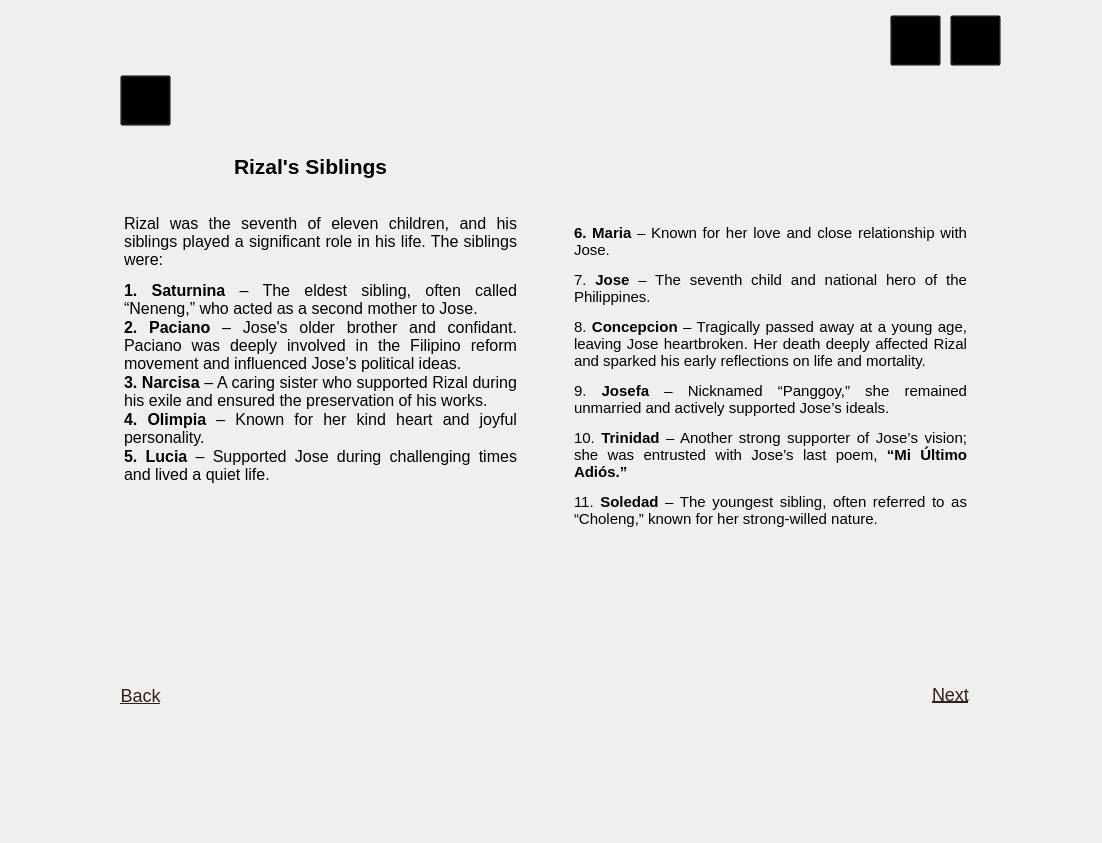
<?xml version="1.0" encoding="UTF-8"?>
<ui version="4.0">
 <class>MainWindow</class>
 <widget class="QMainWindow" name="MainWindow">
  <property name="geometry">
   <rect>
    <x>0</x>
    <y>0</y>
    <width>1102</width>
    <height>843</height>
   </rect>
  </property>
  <property name="windowTitle">
   <string>MainWindow</string>
  </property>
  <widget class="QWidget" name="centralwidget">
   <widget class="QLabel" name="bg">
    <property name="enabled">
     <bool>true</bool>
    </property>
    <property name="geometry">
     <rect>
      <x>0</x>
      <y>0</y>
      <width>1101</width>
      <height>851</height>
     </rect>
    </property>
    <property name="text">
     <string/>
    </property>
    <property name="pixmap">
     <pixmap>../reso/bg.png</pixmap>
    </property>
    <property name="scaledContents">
     <bool>true</bool>
    </property>
   </widget>
   <widget class="QPushButton" name="exitbutton">
    <property name="geometry">
     <rect>
      <x>950</x>
      <y>15</y>
      <width>51</width>
      <height>51</height>
     </rect>
    </property>
    <property name="styleSheet">
     <string notr="true">QPushButton {
    background-color: transparent;
}</string>
    </property>
    <property name="text">
     <string/>
    </property>
   </widget>
   <widget class="QPushButton" name="volumebutton">
    <property name="geometry">
     <rect>
      <x>890</x>
      <y>15</y>
      <width>51</width>
      <height>51</height>
     </rect>
    </property>
    <property name="styleSheet">
     <string notr="true">QPushButton {
    background-color: transparent;
}</string>
    </property>
    <property name="text">
     <string/>
    </property>
   </widget>
   <widget class="QPushButton" name="backbutton">
    <property name="geometry">
     <rect>
      <x>120</x>
      <y>680</y>
      <width>41</width>
      <height>31</height>
     </rect>
    </property>
    <property name="styleSheet">
     <string notr="true">QPushButton {
    background-color: transparent;
    border: none;
    color: #2f2018;    
    font-size: 18px;
    font-family: &quot;Times New Roman&quot;;
    text-decoration: underline;
}

QPushButton:hover {
    color: red;         
}

QPushButton:pressed {
    color: #6d0705;       
}</string>
    </property>
    <property name="text">
     <string>Back</string>
    </property>
   </widget>
   <widget class="QTextEdit" name="rizal_sib1">
    <property name="enabled">
     <bool>false</bool>
    </property>
    <property name="geometry">
     <rect>
      <x>120</x>
      <y>210</y>
      <width>401</width>
      <height>451</height>
     </rect>
    </property>
    <property name="styleSheet">
     <string notr="true">
    QTextEdit {
        background: transparent;
        font-family: &quot;Times New Roman&quot;;
        font-size: 10pt;
        border: none;
    }
</string>
    </property>
    <property name="html">
     <string>&lt;!DOCTYPE HTML PUBLIC &quot;-//W3C//DTD HTML 4.0//EN&quot; &quot;http://www.w3.org/TR/REC-html40/strict.dtd&quot;&gt;
&lt;html&gt;&lt;head&gt;&lt;meta name=&quot;qrichtext&quot; content=&quot;1&quot; /&gt;&lt;style type=&quot;text/css&quot;&gt;
p, li { white-space: pre-wrap; }
&lt;/style&gt;&lt;/head&gt;&lt;body style=&quot; font-family:'Times New Roman'; font-size:10pt; font-weight:400; font-style:normal;&quot;&gt;
&lt;p align=&quot;justify&quot; style=&quot; margin-top:12px; margin-bottom:12px; margin-left:0px; margin-right:0px; -qt-block-indent:0; text-indent:0px;&quot;&gt;&lt;span style=&quot; font-size:12pt; color:#000000;&quot;&gt;Rizal was the seventh of eleven children, and his siblings played a significant role in his life. The siblings were:&lt;/span&gt;&lt;/p&gt;
&lt;p align=&quot;justify&quot; style=&quot; margin-top:12px; margin-bottom:0px; margin-left:0px; margin-right:0px; -qt-block-indent:0; text-indent:0px;&quot;&gt;&lt;span style=&quot; font-size:12pt; font-weight:600; color:#000000;&quot;&gt;1. Saturnina&lt;/span&gt;&lt;span style=&quot; font-size:12pt; color:#000000;&quot;&gt; – The eldest sibling, often called “Neneng,” who acted as a second mother to Jose.&lt;/span&gt;&lt;/p&gt;
&lt;p align=&quot;justify&quot; style=&quot; margin-top:0px; margin-bottom:0px; margin-left:0px; margin-right:0px; -qt-block-indent:0; text-indent:0px;&quot;&gt;&lt;span style=&quot; font-size:12pt; font-weight:600; color:#000000;&quot;&gt;2. Paciano&lt;/span&gt;&lt;span style=&quot; font-size:12pt; color:#000000;&quot;&gt; – Jose's older brother and confidant. Paciano was deeply involved in the Filipino reform movement and influenced Jose’s political ideas.&lt;/span&gt;&lt;/p&gt;
&lt;p align=&quot;justify&quot; style=&quot; margin-top:0px; margin-bottom:0px; margin-left:0px; margin-right:0px; -qt-block-indent:0; text-indent:0px;&quot;&gt;&lt;span style=&quot; font-size:12pt; font-weight:600; color:#000000;&quot;&gt;3. Narcisa&lt;/span&gt;&lt;span style=&quot; font-size:12pt; color:#000000;&quot;&gt; – A caring sister who supported Rizal during his exile and ensured the preservation of his works.&lt;/span&gt;&lt;/p&gt;
&lt;p align=&quot;justify&quot; style=&quot; margin-top:0px; margin-bottom:0px; margin-left:0px; margin-right:0px; -qt-block-indent:0; text-indent:0px;&quot;&gt;&lt;span style=&quot; font-size:12pt; font-weight:600; color:#000000;&quot;&gt;4. Olimpia&lt;/span&gt;&lt;span style=&quot; font-size:12pt; color:#000000;&quot;&gt; – Known for her kind heart and joyful personality.&lt;/span&gt;&lt;/p&gt;
&lt;p align=&quot;justify&quot; style=&quot; margin-top:0px; margin-bottom:12px; margin-left:0px; margin-right:0px; -qt-block-indent:0; text-indent:0px;&quot;&gt;&lt;span style=&quot; font-size:12pt; font-weight:600; color:#000000;&quot;&gt;5. Lucia&lt;/span&gt;&lt;span style=&quot; font-size:12pt; color:#000000;&quot;&gt; – Supported Jose during challenging times and lived a quiet life.&lt;/span&gt;&lt;/p&gt;&lt;/body&gt;&lt;/html&gt;</string>
    </property>
   </widget>
   <widget class="QTextEdit" name="rizal_sib2">
    <property name="enabled">
     <bool>false</bool>
    </property>
    <property name="geometry">
     <rect>
      <x>570</x>
      <y>220</y>
      <width>401</width>
      <height>431</height>
     </rect>
    </property>
    <property name="styleSheet">
     <string notr="true">
    QTextEdit {
        background: transparent;
        font-family: &quot;Times New Roman&quot;;
        font-size: 10pt;
        border: none;
    }
</string>
    </property>
    <property name="html">
     <string>&lt;!DOCTYPE HTML PUBLIC &quot;-//W3C//DTD HTML 4.0//EN&quot; &quot;http://www.w3.org/TR/REC-html40/strict.dtd&quot;&gt;
&lt;html&gt;&lt;head&gt;&lt;meta name=&quot;qrichtext&quot; content=&quot;1&quot; /&gt;&lt;style type=&quot;text/css&quot;&gt;
p, li { white-space: pre-wrap; }
&lt;/style&gt;&lt;/head&gt;&lt;body style=&quot; font-family:'Times New Roman'; font-size:10pt; font-weight:400; font-style:normal;&quot;&gt;
&lt;p align=&quot;justify&quot; style=&quot; margin-top:12px; margin-bottom:12px; margin-left:0px; margin-right:0px; -qt-block-indent:0; text-indent:0px;&quot;&gt;&lt;span style=&quot; font-size:11pt; font-weight:696; color:#000000;&quot;&gt;6. Maria&lt;/span&gt;&lt;span style=&quot; font-size:11pt; color:#000000;&quot;&gt; – Known for her love and close relationship with Jose.&lt;/span&gt;&lt;/p&gt;
&lt;p align=&quot;justify&quot; style=&quot; margin-top:12px; margin-bottom:12px; margin-left:0px; margin-right:0px; -qt-block-indent:0; text-indent:0px;&quot;&gt;&lt;span style=&quot; font-size:11pt; color:#000000;&quot;&gt;7. &lt;/span&gt;&lt;span style=&quot; font-size:11pt; font-weight:696; color:#000000;&quot;&gt;Jose&lt;/span&gt;&lt;span style=&quot; font-size:11pt; color:#000000;&quot;&gt; – The seventh child and national hero of the Philippines.&lt;/span&gt;&lt;/p&gt;
&lt;p align=&quot;justify&quot; style=&quot; margin-top:12px; margin-bottom:12px; margin-left:0px; margin-right:0px; -qt-block-indent:0; text-indent:0px;&quot;&gt;&lt;span style=&quot; font-size:11pt; color:#000000;&quot;&gt;8. &lt;/span&gt;&lt;span style=&quot; font-size:11pt; font-weight:696; color:#000000;&quot;&gt;Concepcion&lt;/span&gt;&lt;span style=&quot; font-size:11pt; color:#000000;&quot;&gt; – Tragically passed away at a young age, leaving Jose heartbroken. Her death deeply affected Rizal and sparked his early reflections on life and mortality.&lt;/span&gt;&lt;/p&gt;
&lt;p align=&quot;justify&quot; style=&quot; margin-top:12px; margin-bottom:12px; margin-left:0px; margin-right:0px; -qt-block-indent:0; text-indent:0px;&quot;&gt;&lt;span style=&quot; font-size:11pt; color:#000000;&quot;&gt;9. &lt;/span&gt;&lt;span style=&quot; font-size:11pt; font-weight:696; color:#000000;&quot;&gt;Josefa&lt;/span&gt;&lt;span style=&quot; font-size:11pt; color:#000000;&quot;&gt; – Nicknamed “Panggoy,” she remained unmarried and actively supported Jose’s ideals.&lt;/span&gt;&lt;/p&gt;
&lt;p align=&quot;justify&quot; style=&quot; margin-top:12px; margin-bottom:12px; margin-left:0px; margin-right:0px; -qt-block-indent:0; text-indent:0px;&quot;&gt;&lt;span style=&quot; font-size:11pt; color:#000000;&quot;&gt;10. &lt;/span&gt;&lt;span style=&quot; font-size:11pt; font-weight:696; color:#000000;&quot;&gt;Trinidad&lt;/span&gt;&lt;span style=&quot; font-size:11pt; color:#000000;&quot;&gt; – Another strong supporter of Jose’s vision; she was entrusted with Jose’s last poem, &lt;/span&gt;&lt;span style=&quot; font-size:11pt; font-weight:696; color:#000000;&quot;&gt;“Mi Último Adiós.”&lt;/span&gt;&lt;/p&gt;
&lt;p align=&quot;justify&quot; style=&quot; margin-top:12px; margin-bottom:12px; margin-left:0px; margin-right:0px; -qt-block-indent:0; text-indent:0px;&quot;&gt;&lt;span style=&quot; font-size:11pt; color:#000000;&quot;&gt;11. &lt;/span&gt;&lt;span style=&quot; font-size:11pt; font-weight:696; color:#000000;&quot;&gt;Soledad&lt;/span&gt;&lt;span style=&quot; font-size:11pt; color:#000000;&quot;&gt; – The youngest sibling, often referred to as “Choleng,” known for her strong-willed nature.&lt;/span&gt;&lt;/p&gt;&lt;/body&gt;&lt;/html&gt;</string>
    </property>
   </widget>
   <widget class="QTextEdit" name="rizal_sib1_2">
    <property name="enabled">
     <bool>false</bool>
    </property>
    <property name="geometry">
     <rect>
      <x>230</x>
      <y>150</y>
      <width>191</width>
      <height>41</height>
     </rect>
    </property>
    <property name="styleSheet">
     <string notr="true">
    QTextEdit {
        background: transparent;
        font-family: &quot;Times New Roman&quot;;
        font-size: 10pt;
        border: none;
    }
</string>
    </property>
    <property name="html">
     <string>&lt;!DOCTYPE HTML PUBLIC &quot;-//W3C//DTD HTML 4.0//EN&quot; &quot;http://www.w3.org/TR/REC-html40/strict.dtd&quot;&gt;
&lt;html&gt;&lt;head&gt;&lt;meta name=&quot;qrichtext&quot; content=&quot;1&quot; /&gt;&lt;style type=&quot;text/css&quot;&gt;
p, li { white-space: pre-wrap; }
&lt;/style&gt;&lt;/head&gt;&lt;body style=&quot; font-family:'Times New Roman'; font-size:10pt; font-weight:400; font-style:normal;&quot;&gt;
&lt;p align=&quot;justify&quot; style=&quot; margin-top:0px; margin-bottom:12px; margin-left:0px; margin-right:0px; -qt-block-indent:0; text-indent:0px;&quot;&gt;&lt;span style=&quot; font-size:16pt; font-weight:600; color:#000000;&quot;&gt;Rizal's Siblings&lt;/span&gt;&lt;/p&gt;&lt;/body&gt;&lt;/html&gt;</string>
    </property>
   </widget>
   <widget class="QPushButton" name="nextbutton">
    <property name="geometry">
     <rect>
      <x>920</x>
      <y>680</y>
      <width>61</width>
      <height>28</height>
     </rect>
    </property>
    <property name="styleSheet">
     <string notr="true">QPushButton {
    background-color: transparent;
    border: none;
    color: #2f2018;       /* Default font color */
    font-size: 18px;
    font-family: &quot;Times New Roman&quot;;
    text-decoration: underline;
}

QPushButton:hover {
    color: red;           /* Red color on hover */
}

QPushButton:pressed {
    color: #800000;       /* Darker red when pressed */
}</string>
    </property>
    <property name="text">
     <string>Next</string>
    </property>
   </widget>
   <widget class="QPushButton" name="bmbutton">
    <property name="geometry">
     <rect>
      <x>120</x>
      <y>75</y>
      <width>51</width>
      <height>51</height>
     </rect>
    </property>
    <property name="styleSheet">
     <string notr="true">QPushButton {
    background-color: transparent;
}</string>
    </property>
    <property name="text">
     <string/>
    </property>
   </widget>
   <widget class="QLabel" name="saturina">
    <property name="geometry">
     <rect>
      <x>140</x>
      <y>290</y>
      <width>101</width>
      <height>31</height>
     </rect>
    </property>
    <property name="font">
     <font>
      <family>Times New Roman</family>
      <pointsize>11</pointsize>
      <weight>75</weight>
      <bold>true</bold>
     </font>
    </property>
    <property name="text">
     <string/>
    </property>
   </widget>
  </widget>
 </widget>
 <resources/>
 <connections/>
</ui>
